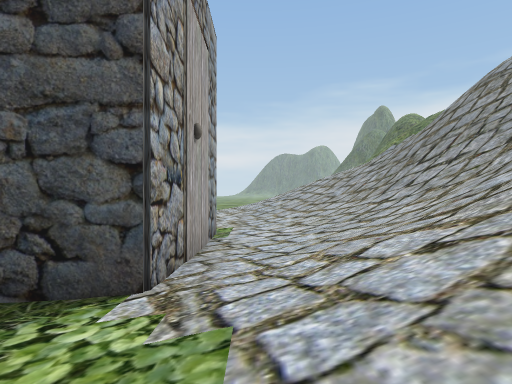
View 1 (above)

16 first-person views from a walk through a 3-D level made in the Unity game engine. The camera is 1.3 m above the floor, looks level and sees 75° across. The floor is counted in squares, 2 m on a side. Each view is taken from the middle of a square. On the plan, view 1 faces up. The plan holds only what a view shows up to about 10 squares ahead; the rest is blank. The place goes on beyond the plan. The player character is not drawn.

View 2
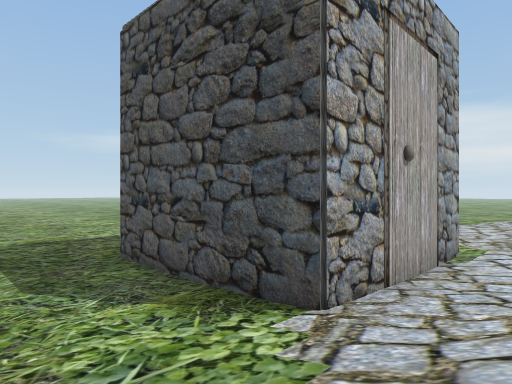

View 3
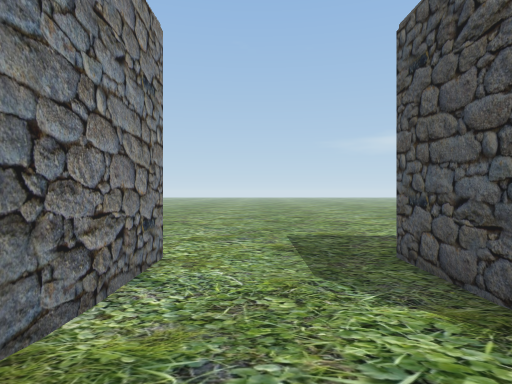

View 4
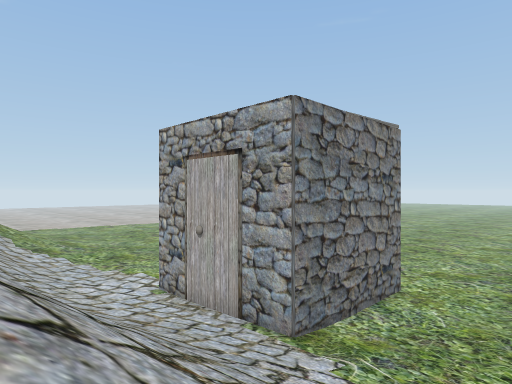

View 5
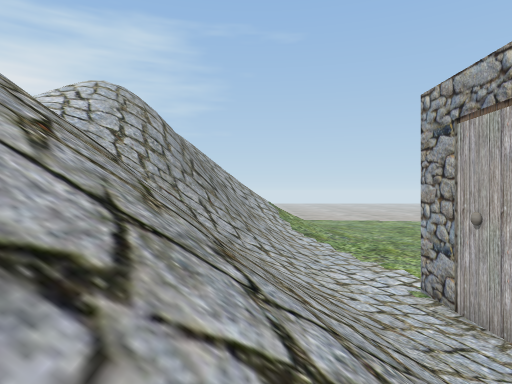

View 6
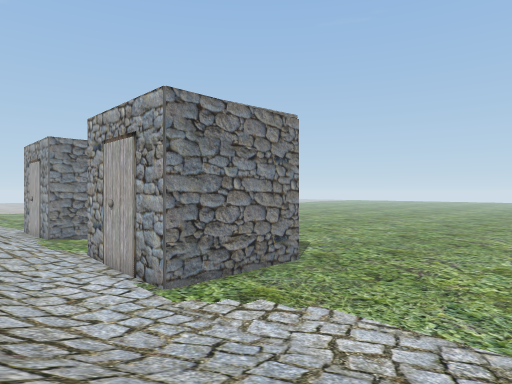

View 7
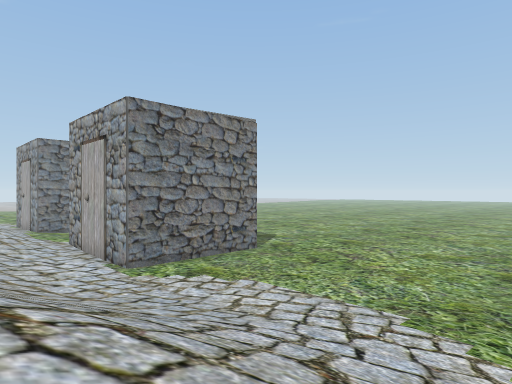

View 8
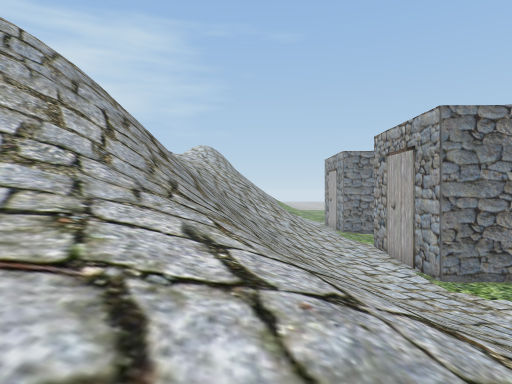

View 9
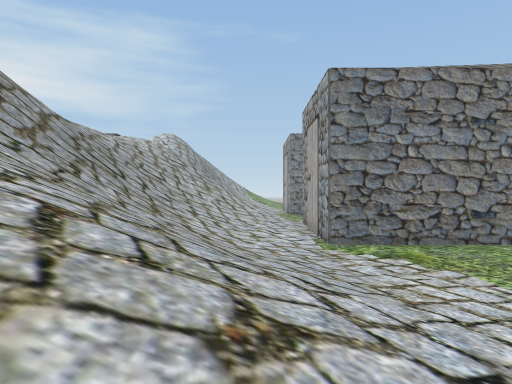

View 10
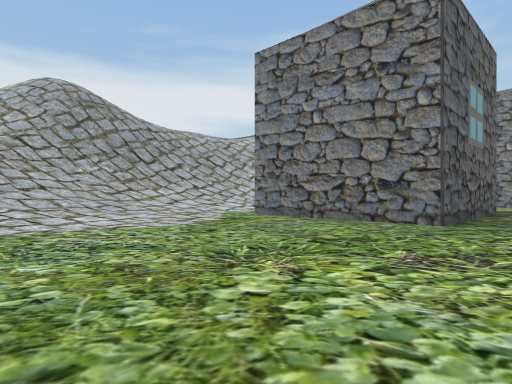

View 11
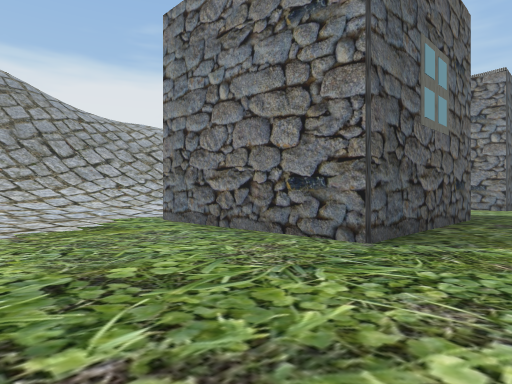

View 12
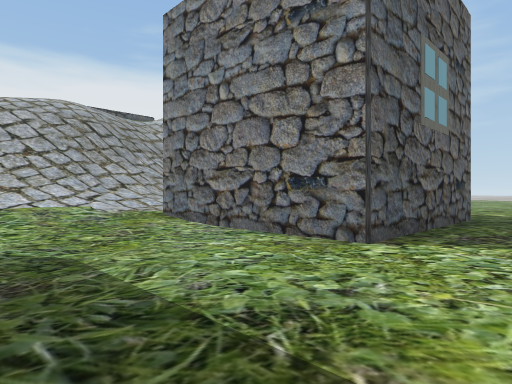

View 13
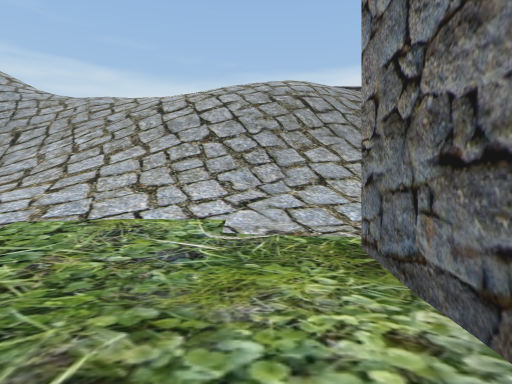

View 14
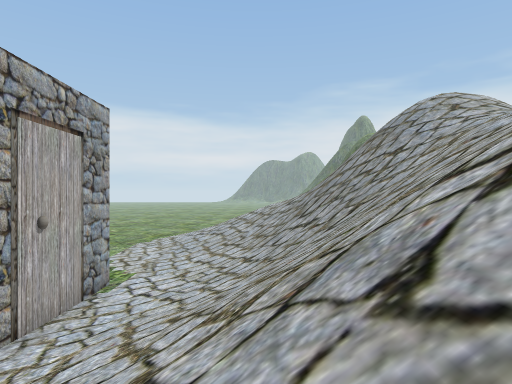

View 15
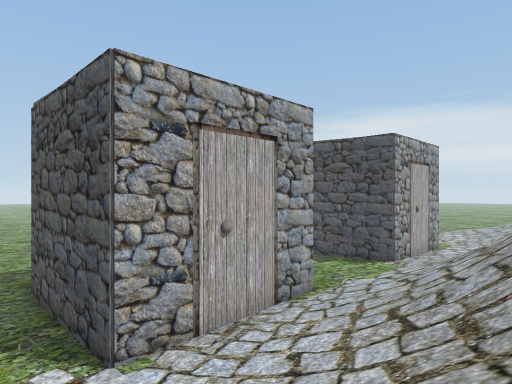

View 16
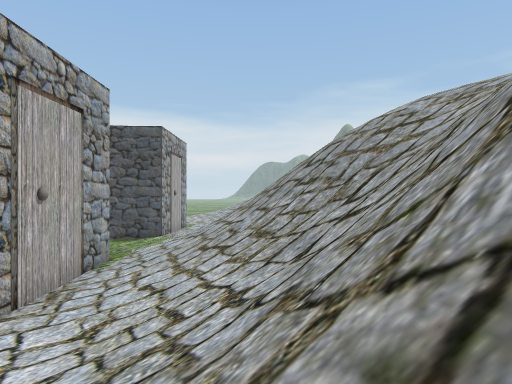

### Floor plan
Key: @ floor where view 1 was taken; # wall or solid block; . main floor; : floor 0.25 m higher than the main floor; + floor 0.75 m higher than the main floor; * floor 1.25 m higher than the main floor; % floor 8 m higher than the main floor; / step, stairs or slope; = window, fence, low wall or low ledge; v drop or lower ground; H house.
Columns run from 8 left of view 1 to 10 right of it. Each row starts with its distance up from view 1.
 17          / //
 16 ......:+*/////
 15 ......:+///////
 14 ......:+////////
 13 .......:////////
 12 .......:+////////
 11 ........:+///////
 10 ........:+//////
  9 .........+/////////
  8 ..HHHHHH.+/////////
  7  .H    H.+////////
  6  .H    H:+///////
  5  .H    H:+//////%
  4 ..H    H:///////
  3 ..HHHHHH+//////
  2 .......:+//////
  1 .......:+//////
  0 .......:@//////
 -1 .......:///////
 -2 ..HHHHHH///////
 -3  .H    H+////////
 -4  .H    H:////////
 -5  .H    H:+///////
 -6  .H    H:+//////
 -7  .HHHHHH:+///////
 -8  ........+///==///
 -9       ...+///#v///
-10           //=#
-11            /

Positions as (right, up) in squares from view 1, and headings:
1: (0, 0), facing up
2: (1, 0), facing up-left
3: (1, 0), facing left
4: (4, 2), facing down-left
5: (3, 1), facing down
6: (3, 15), facing down-left
7: (3, 17), facing down-left
8: (4, 17), facing down
9: (1, 17), facing down
10: (-8, 15), facing down-right
11: (-8, 12), facing down-right
12: (-8, 2), facing down-right
13: (-4, -1), facing right
14: (3, -1), facing up
15: (4, -9), facing up-left
16: (3, -11), facing up
